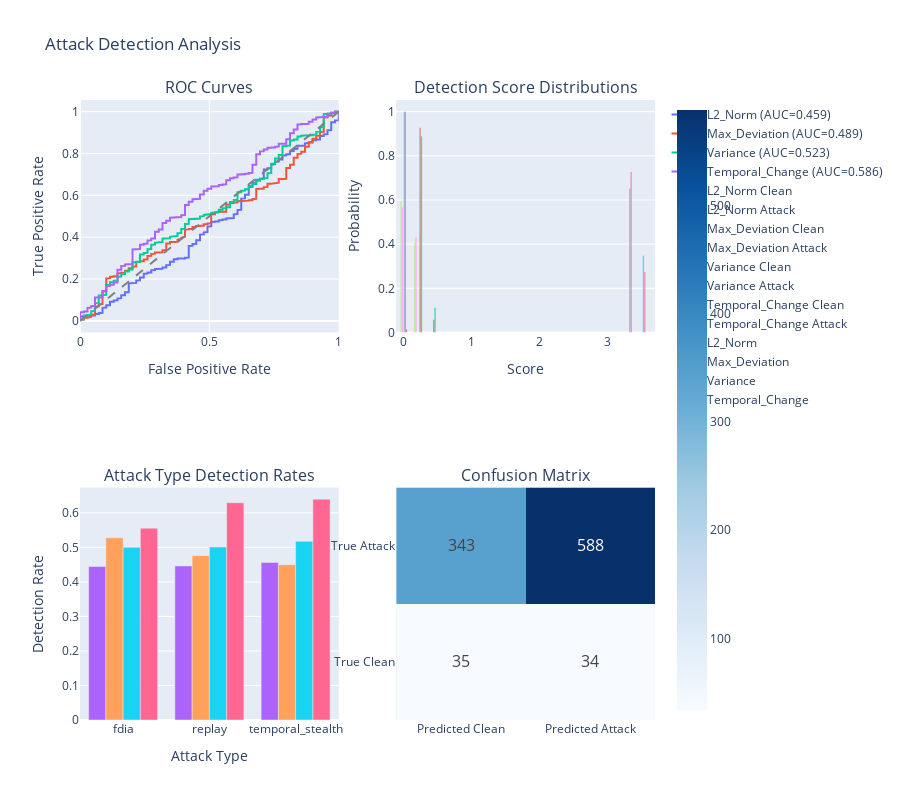

Write notebook code for a chart like this one.
### Code cell
# Analyze detection performance
detection_fig = visualizer.plot_attack_detection_analysis(attack_data)
detection_fig.show()

### Figure 1 — Plotly figure (JSON) as saved in the notebook; plotly's stock layout.template omitted (floating-point values rounded to 4 significant figures; data arrays with more than 128 entries replaced by an {"elided": "..."} marker saying what was removed)
{"data": [{"line": {"width": 2}, "mode": "lines", "name": "L2_Norm (AUC=0.459)", "type": "scatter", "x": {"elided": "131 float values"}, "xaxis": "x", "y": {"elided": "131 float values"}, "yaxis": "y"}, {"line": {"width": 2}, "mode": "lines", "name": "Max_Deviation (AUC=0.489)", "type": "scatter", "x": {"elided": "332 float values"}, "xaxis": "x", "y": {"elided": "332 float values"}, "yaxis": "y"}, {"line": {"width": 2}, "mode": "lines", "name": "Variance (AUC=0.523)", "type": "scatter", "x": {"elided": "137 float values"}, "xaxis": "x", "y": {"elided": "137 float values"}, "yaxis": "y"}, {"line": {"width": 2}, "mode": "lines", "name": "Temporal_Change (AUC=0.586)", "type": "scatter", "x": {"elided": "134 float values"}, "xaxis": "x", "y": {"elided": "134 float values"}, "yaxis": "y"}, {"line": {"color": "gray", "dash": "dash"}, "mode": "lines", "name": "Random", "showlegend": false, "type": "scatter", "x": [0, 1], "xaxis": "x", "y": [0, 1], "yaxis": "y"}, {"histnorm": "probability", "name": "L2_Norm Clean", "opacity": 0.7, "type": "histogram", "x": [3.45, 3.417, 3.427, 3.467, 3.495, 3.471, 3.495, 3.448, 3.497, 3.485, 3.421, 3.44, 3.447, 3.504, 3.498, 3.505, 3.473, 3.543, 3.527, 3.515, 3.42, 3.457, 3.46, 3.435, 3.536, 3.566, 3.539, 3.557, 3.469, 3.414, 3.431, 3.414, 3.476, 3.424, 3.453, 3.471, 3.47, 3.532, 3.48, 3.507, 3.472, 3.495, 3.513, 3.381, 3.571, 3.417, 3.43, 3.502, 3.387, 3.439, 3.503, 3.561, 3.484, 3.434, 3.524, 3.546, 3.51, 3.479, 3.474, 3.515, 3.402, 3.437, 3.567, 3.501, 3.405, 3.503, 3.487, 3.566, 3.408], "xaxis": "x2", "yaxis": "y2"}, {"histnorm": "probability", "name": "L2_Norm Attack", "opacity": 0.7, "type": "histogram", "x": {"elided": "931 float values"}, "xaxis": "x2", "yaxis": "y2"}, {"histnorm": "probability", "name": "Max_Deviation Clean", "opacity": 0.7, "type": "histogram", "x": [0.1103, 0.08442, 0.102, 0.07525, 0.04796, 0.1155, 0.09168, 0.08452, 0.07921, 0.04324, 0.07665, 0.08322, 0.09907, 0.09809, 0.1734, 0.1036, 0.07028, 0.08765, 0.09575, 0.1174, 0.09243, 0.1151, 0.1083, 0.08705, 0.09188, 0.08431, 0.1518, 0.09542, 0.05428, 0.09187, 0.09831, 0.093, 0.1066, 0.06681, 0.1178, 0.08317, 0.09992, 0.1396, 0.0953, 0.1024, 0.06785, 0.09926, 0.05658, 0.1073, 0.1118, 0.09135, 0.09215, 0.09524, 0.09904, 0.07429, 0.08009, 0.1644, 0.1067, 0.1102, 0.07206, 0.112, 0.1096, 0.09096, 0.06902, 0.1136, 0.1376, 0.1639, 0.1033, 0.08777, 0.1256, 0.09998, 0.1061, 0.1172, 0.1033], "xaxis": "x2", "yaxis": "y2"}, {"histnorm": "probability", "name": "Max_Deviation Attack", "opacity": 0.7, "type": "histogram", "x": {"elided": "931 float values"}, "xaxis": "x2", "yaxis": "y2"}, {"histnorm": "probability", "name": "Variance Clean", "opacity": 0.7, "type": "histogram", "x": [0.002897, 0.001329, 0.002366, 0.001678, 0.0004821, 0.002823, 0.003057, 0.001266, 0.00133, 0.0006491, 0.0006736, 0.001045, 0.002079, 0.002313, 0.005465, 0.001841, 0.001248, 0.001916, 0.002151, 0.003122, 0.001459, 0.002335, 0.003008, 0.00235, 0.002106, 0.001769, 0.002668, 0.002402, 0.0005844, 0.00169, 0.002507, 0.002863, 0.004505, 0.001203, 0.002931, 0.001747, 0.002248, 0.002418, 0.003678, 0.002466, 0.001179, 0.001825, 0.001115, 0.002198, 0.002544, 0.002659, 0.001195, 0.001201, 0.002369, 0.001428, 0.001988, 0.003396, 0.002138, 0.001709, 0.00181, 0.002123, 0.002031, 0.0021, 0.001536, 0.001941, 0.004521, 0.004203, 0.002009, 0.002065, 0.00337, 0.001645, 0.002403, 0.001226, 0.002152], "xaxis": "x2", "yaxis": "y2"}, {"histnorm": "probability", "name": "Variance Attack", "opacity": 0.7, "type": "histogram", "x": {"elided": "931 float values"}, "xaxis": "x2", "yaxis": "y2"}, {"histnorm": "probability", "name": "Temporal_Change Clean", "opacity": 0.7, "type": "histogram", "x": [0.0, 0.1477, 0.2124, 0.1953, 0.1976, 0.2188, 0.2297, 0.2595, 0.2145, 0.1718, 0.1284, 0.1371, 0.1758, 0.2099, 0.2704, 0.3113, 0.1879, 0.2505, 0.1554, 0.242, 0.1922, 0.2385, 0.2829, 0.1929, 0.2989, 0.2279, 0.2277, 0.2559, 0.1909, 0.1476, 0.2212, 0.1605, 0.2415, 0.3293, 0.2174, 0.26, 0.2184, 0.1832, 0.2719, 0.291, 0.1508, 0.1644, 0.1663, 0.252, 0.2094, 0.3265, 0.2551, 0.1936, 0.2389, 0.2245, 0.218, 0.2997, 0.2737, 0.2458, 0.2308, 0.1651, 0.1879, 0.213, 0.2375, 0.2103, 0.3154, 0.2446, 0.2709, 0.2088, 0.2843, 0.2033, 0.2199, 0.2398, 0.2821], "xaxis": "x2", "yaxis": "y2"}, {"histnorm": "probability", "name": "Temporal_Change Attack", "opacity": 0.7, "type": "histogram", "x": {"elided": "931 float values"}, "xaxis": "x2", "yaxis": "y2"}, {"name": "L2_Norm", "offsetgroup": "0", "type": "bar", "x": ["fdia", "replay", "temporal_stealth"], "xaxis": "x3", "y": [0.4444, 0.4462, 0.4563], "yaxis": "y3"}, {"name": "Max_Deviation", "offsetgroup": "1", "type": "bar", "x": ["fdia", "replay", "temporal_stealth"], "xaxis": "x3", "y": [0.5278, 0.476, 0.4498], "yaxis": "y3"}, {"name": "Variance", "offsetgroup": "2", "type": "bar", "x": ["fdia", "replay", "temporal_stealth"], "xaxis": "x3", "y": [0.5, 0.5011, 0.5175], "yaxis": "y3"}, {"name": "Temporal_Change", "offsetgroup": "3", "type": "bar", "x": ["fdia", "replay", "temporal_stealth"], "xaxis": "x3", "y": [0.5556, 0.6293, 0.6397], "yaxis": "y3"}, {"colorscale": [[0, "rgb(247,251,255)"], [0.125, "rgb(222,235,247)"], [0.25, "rgb(198,219,239)"], [0.375, "rgb(158,202,225)"], [0.5, "rgb(107,174,214)"], [0.625, "rgb(66,146,198)"], [0.75, "rgb(33,113,181)"], [0.875, "rgb(8,81,156)"], [1, "rgb(8,48,107)"]], "text": [[35, 34], [343, 588]], "textfont": {"size": 16}, "texttemplate": "%{text}", "type": "heatmap", "x": ["Predicted Clean", "Predicted Attack"], "xaxis": "x4", "y": ["True Clean", "True Attack"], "yaxis": "y4", "z": [[35, 34], [343, 588]]}], "layout": {"annotations": [{"font": {"size": 16}, "showarrow": false, "text": "ROC Curves", "x": 0.225, "xanchor": "center", "xref": "paper", "y": 1, "yanchor": "bottom", "yref": "paper"}, {"font": {"size": 16}, "showarrow": false, "text": "Detection Score Distributions", "x": 0.775, "xanchor": "center", "xref": "paper", "y": 1, "yanchor": "bottom", "yref": "paper"}, {"font": {"size": 16}, "showarrow": false, "text": "Attack Type Detection Rates", "x": 0.225, "xanchor": "center", "xref": "paper", "y": 0.375, "yanchor": "bottom", "yref": "paper"}, {"font": {"size": 16}, "showarrow": false, "text": "Confusion Matrix", "x": 0.775, "xanchor": "center", "xref": "paper", "y": 0.375, "yanchor": "bottom", "yref": "paper"}], "height": 800, "showlegend": true, "title": {"text": "Attack Detection Analysis"}, "xaxis": {"anchor": "y", "domain": [0, 0.45], "title": {"text": "False Positive Rate"}}, "xaxis2": {"anchor": "y2", "domain": [0.55, 1], "title": {"text": "Score"}}, "xaxis3": {"anchor": "y3", "domain": [0, 0.45], "title": {"text": "Attack Type"}}, "xaxis4": {"anchor": "y4", "domain": [0.55, 1]}, "yaxis": {"anchor": "x", "domain": [0.625, 1], "title": {"text": "True Positive Rate"}}, "yaxis2": {"anchor": "x2", "domain": [0.625, 1], "title": {"text": "Probability"}}, "yaxis3": {"anchor": "x3", "domain": [0, 0.375], "title": {"text": "Detection Rate"}}, "yaxis4": {"anchor": "x4", "domain": [0, 0.375]}}}
